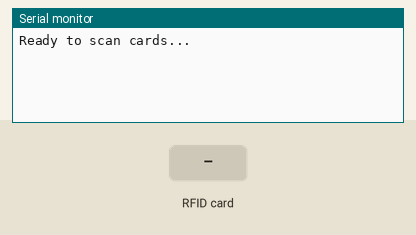
A sketch run on a simulated Arduino Uno, built with avr-gcc and run on an emulated ATmega328P. Shown: the last lines printed to the serial monitor. The test bench sets the inputs (shaded band).

Above: at 1.2 s.
1.3 s: RFID card C3 AD DC 24 held to the reader
At 2.5 s:
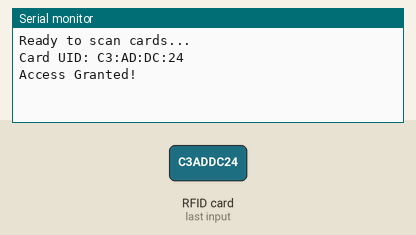
2.8 s: RFID card 43 F4 FB 2C held to the reader
At 3.9 s:
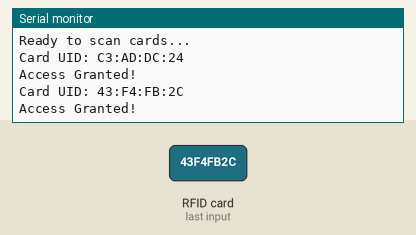
4.3 s: RFID card 13 8B FD 0D held to the reader
At 5.3 s:
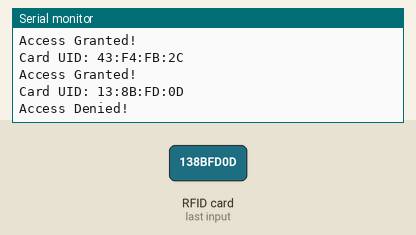
5.8 s: RFID card 5E 7A 19 C4 held to the reader
At 6.7 s:
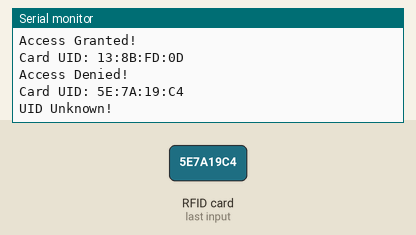

Measured:
- after the input at 1.3 s, the serial monitor: prints a new line at once (image 1)
- after the input at 2.8 s, the serial monitor: prints a new line at once (image 2)
- after the input at 4.3 s, the serial monitor: prints a new line at once (image 3)
- after the input at 5.8 s, the serial monitor: prints a new line at once (image 4)

The sketch:

rfid_reader.ino
```cpp
#include <SPI.h>
#include <MFRC522.h>

#define RST_PIN 9   // Pinul de reset
#define SS_PIN 10   // Pinul de Slave Select

MFRC522 mfrc522(SS_PIN, RST_PIN);  // Creează obiectul MFRC522

// UID-urile permise și nepermise
byte allowedUIDs[2][4] = {
  { 0xC3, 0xAD, 0xDC, 0x24 }, // UID permis 1
  { 0x43, 0xF4, 0xFB, 0x2C }  // UID permis 2
};

byte deniedUIDs[2][4] = {
  { 0x13, 0x8B, 0xFD, 0x0D }, // UID nepermis 1
  { 0x25, 0x90, 0x43, 0x02 }  // UID nepermis 2
};

void setup() {
  Serial.begin(9600);   // Inițializează comunicarea serială
  SPI.begin();          // Inițializează SPI
  mfrc522.PCD_Init();   // Inițializează modulul MFRC522
  Serial.println("Ready to scan cards...");
}

void loop() {
  // Verifică dacă un card este aproape
  if (mfrc522.PICC_IsNewCardPresent()) {
    // Citirea UID-ului cardului
    if (mfrc522.PICC_ReadCardSerial()) {
      Serial.print("Card UID: ");

      // Transmite UID-ul către Raspberry Pi
      for (byte i = 0; i < mfrc522.uid.size; i++) {
        if (mfrc522.uid.uidByte[i] < 0x10) {
          Serial.print("0");  // Adaugă zero înaintea valorii dacă este mai mică de 16
        }
        Serial.print(mfrc522.uid.uidByte[i], HEX);
        if (i < mfrc522.uid.size - 1) {
          Serial.print(":");  // Separator între bytes
        }
      }
      Serial.println();  // Trimite linia completă către Raspberry Pi

      // Verifică accesul
      if (isUIDAllowed(mfrc522.uid.uidByte)) {
        Serial.println("Access Granted!");  // Trimite statusul către Raspberry Pi
      } else if (isUIDDenied(mfrc522.uid.uidByte)) {
        Serial.println("Access Denied!");  // Trimite statusul către Raspberry Pi
      } else {
        Serial.println("UID Unknown!");    // Trimite statusul către Raspberry Pi
      }

      // Oprește citirea cardului pentru a preveni citirea repetată
      mfrc522.PICC_HaltA();
    }
  }
}

// Funcția care verifică dacă UID-ul citit este permis
bool isUIDAllowed(byte* uid) {
  for (int i = 0; i < 2; i++) {
    if (compareUID(uid, allowedUIDs[i])) {
      return true;
    }
  }
  return false;
}

// Funcția care verifică dacă UID-ul citit este nepermis
bool isUIDDenied(byte* uid) {
  for (int i = 0; i < 2; i++) {
    if (compareUID(uid, deniedUIDs[i])) {
      return true;
    }
  }
  return false;
}

// Funcția care compară două UID-uri
bool compareUID(byte* uid1, byte* uid2) {
  for (byte i = 0; i < 4; i++) {
    if (uid1[i] != uid2[i]) {
      return false; // Dacă un byte nu se potrivește, returnează false
    }
  }
  return true; // UID-urile se potrivesc
}
```
